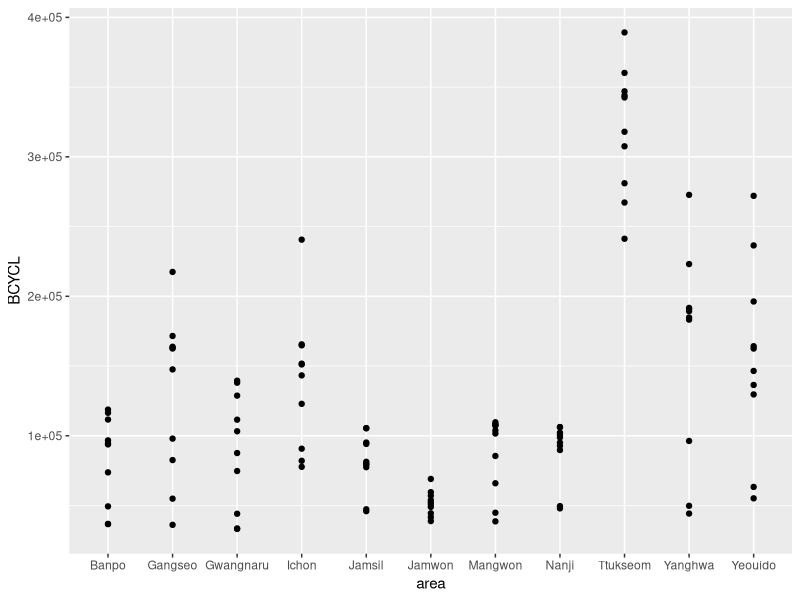
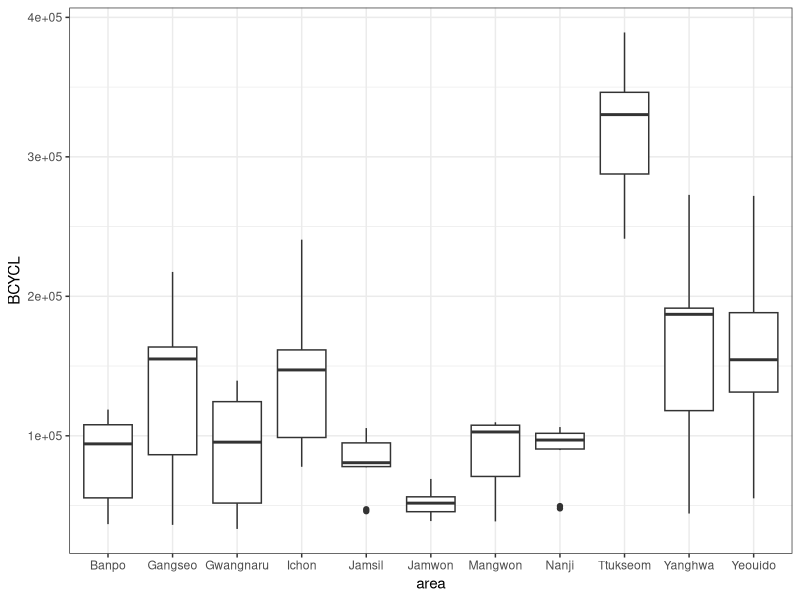

Here is the R script that generated these plots, in order: (Note: this script raises an error after producing the figures.)
## 한강 이용현황 분석을 통한 R 연습과정
## Juwon KIM 


# install packages ===============================================

# check if ggplot2, dplyr are already installed
installed_packages <- row.names(installed.packages())
if (!('dplyr' %in% installed_packages)) install.packages('dplyr')
if (!('ggplot2' %in% installed_packages)) install.packages('ggplot2')


# load packages ==================================================

library(dplyr)
library(ggplot2)


# read data ======================================================

# check working directory
getwd()
# 2015-05-21 워킹 디렉토리를 항상 먼저 체크해야 하는가?
# 2015-05-22 작업 파일들이 있는 폴더만 인지하고 있으면 굳이 체크할 필요는 없음

h <- read.csv(file='./2014_Jan_Oct_HanRiver_User.csv')
# 2015-05-21 read.csv 함수안에 데이터 파일명 입력 시 [file=' ']을 붙이지 않으니 실행이 안됨
# 2015-05-22 [file=' '] 전체를 붙일 필요는 없고 파일명 처음과 끝에 [' ']을 붙이면 됨

head(h)
# 2015-05-22 head는 상위의 일부 데이터를 보여줌 (cf. head(hanriver,10) => 경우 상위 10개)
str(h)
# 2015-05-22 str는 column 별 데이터 속성값을 행으로 보여줌 (예. int, factor)
tail(h)
# 2015-05-22 tail은 하위의 일부 데이터를 보여줌
class(h)
# 2015-05-22 class는 파일의 형태를 알려주는듯? (예. "data.frame")


# draw ===========================================================

ggplot(h , aes(x = area, y = BCYCL)) +
  geom_point()
# 2015-05-22 geom_point에서 여의도 데이터 중 혼자 튀는 녀석을 제외시키기 위해 범위를 설정해야 할듯 
# 2015-05-22 중복되는 데이터가 있어 분석을 위해서는 재가공이 필요함(month, area)             

ggplot(h , aes(x = area, y = BCYCL)) +
  geom_boxplot() +
  theme_bw()
# 2015-05-27 기타 다양한 그래프는 <http://docs.ggplot2.org/current/> 사이트 참조




## Date : 2015.05.27 


# check data file ================================================

datapath <- 'D:/Rstudy/hanriver'
list.files(path = datapath, pattern = '*.csv')


# read data ======================================================

h <- read.csv(file='./2014_Jan_Oct_HanRiver_User.csv')


# Starting dplyr::tbl_df =========================================

h <- tbl_df(h)
h

str(h)

# dplyr : 데이터를 변환할 수 있는 패키지 =========================
# dplyr 참고 사이트 <http://blog.daum.net/_blog/BlogTypeView.do?blogid=0QoPO&articleno=269&categoryId=8&regdt=20140923103928>

# dplyr::filter : 데이터 필터링

?dplyr::filter

filter(h, month == 5)
  # 특정값을 가지고 있는 행만 필터링

filter(h, BCYCL > 300000)
  # 특정값 이상의 값을 가지고 있는 행만 필터링

filter(h, month %in% c(5, 6))
  # 두개의 특정값을 가지고 있는 행만 필터링

filter(h, month == 5 | 6)
  # 정확한 의미 확인 필요?????

filter(h, month != 1)
  # 특정값을 가진 행만 제외

filter(h, EVENT_MARATHON > BCYCL)
  # 특정 범위값 필터링


# dplyr:select : 특정 데이터만 추출

select(h, c(month, area, BCYCL, EVENT_MARATHON))
  # 원하는 column만 추출

select(h, -area)
  #해당 column 제외


## Date : 2015.05.28 


# dplyr::arrange : sorting 하기

arrange(h, BCYCL)
# BCYCL을 기준으로 오름차순으로 정렬

arrange(h, desc(BCYCL))
# BCYCL을 기준으로 내림차순으로 정렬

arrange(h, desc(EVENT_MARATHON, BCYCL))
# EVENT_MARATHON을 1차, BCYCL을 2차 기준으로 하여 내림차순으로 정렬




# 한강 데이터 변환 ===============================================

# 1. 지역별(area) all 데이터
# 엑셀로 .csv 파일을 열어 messy data를 tidy data로 변환 => 간편하게 할 수 없을까?

ttukseom <- read.csv('./hanriver_user_ttukseom.csv')
ttukseom

str(ttukseom)

ggplot(ttukseom, aes(x=month, y=act_count)) +
  geom_line(aes(color = activity))

ggplot(ttukseom, aes(x=activity, y=act_count)) +
  geom_boxplot() +
  theme_bw()



## Date : 2015.06.04 


# five-number summary ============================================

gn <- h$GNRL
sp <- h$SPORTS_FCLTY
bc <- h$BCYCL
ev <- h$EVENT_MARATHON
pa <- h$SPCLIZ_PARK
et <- h$ETC

fivenum(gn)
fivenum(sp)
fivenum(bc)

summary(h)


ac <- ttukseom$activity
co <- ttukseom$act_count

fivenum(co)

summary(ttukseom)



## Date : 2015.06.11 


# draw boxplot using loop ========================================

y.names <- names(h)[3:8]
for (y.name in y.names) {
  p <- ggplot(h, aes_string(x='area', y=y.name)) +
    geom_boxplot() +
    theme_bw() +
    ggtitle(paste('Box plot for', y.names))
  ggsave(p, filename=paste0('hanriver_boxplot_', y.name, '.png'))
}
# Y축 항목만 바꾸고 여러개의 그림을 한번에 그리기
# 상기와 같은 과정을 수행하기 위해서는 데이터 테이블구조가 중요하며 각 속성을 열로 구분하는 것이 좋음
# ttukseom 데이터 구조는 바람직하지 않음
